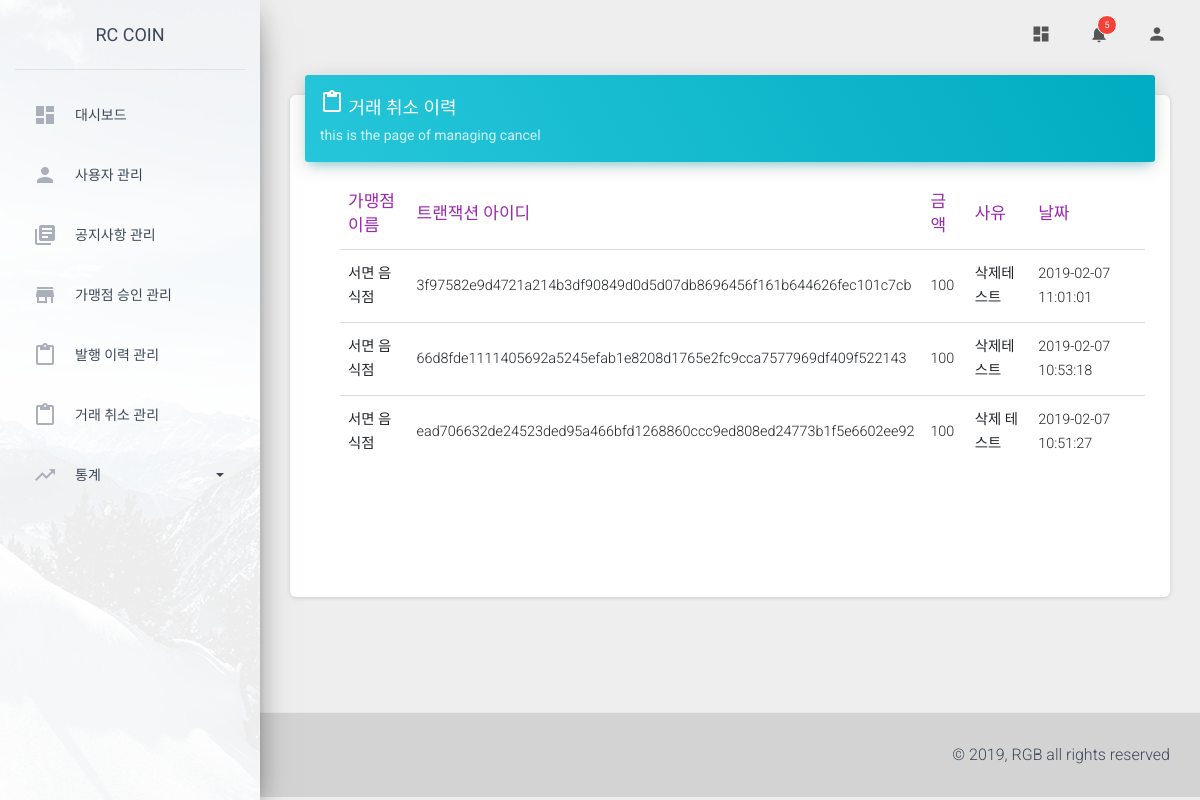
Screenshot of /operate/cancel/ (signed in) with the database file from the repository.
### store/models.py (models this page shows)
@python_2_unicode_compatible
class Store(models.Model):
    name = models.CharField(max_length=100, null=True)
    corporate_number = models.CharField(max_length=12, null=True)
    representative = models.ForeignKey(User, null=True, on_delete=models.CASCADE)
    category = models.ForeignKey(Category, null=True, on_delete=models.CASCADE)
    location = models.ForeignKey(Location, null=True, on_delete=models.CASCADE)
    address = models.CharField(max_length=100, null=True, default='-')
    phone_number = models.CharField(max_length=15, null=True, default='-')
    url = models.CharField(max_length=100, null=True, default='-')
    opening_hour = models.CharField(max_length=2, null=True)
    opening_minute = models.CharField(max_length=2, null=True)
    closing_hour = models.CharField(max_length=2, null=True)
    closing_minute = models.CharField(max_length=2, null=True)
    description = models.TextField(blank=True)
    registered_date = models.DateTimeField(auto_now_add=True, null=True)
    modified_date = models.DateTimeField(auto_now=True)
    status = models.IntegerField(default=1)
    def __str__(self):
        return self.name

### wallet/models.py (models this page shows, shortened)
class Cancellation(models.Model):
    s_id = models.ForeignKey(Store, on_delete=models.CASCADE)
    txHash = models.CharField(max_length=70)
    amount = models.IntegerField(default=0)
    comment = models.TextField(blank=True, null=True)
    removed_date = models.CharField(max_length=20, null=True)

### operate/views.py (the view, shortened to what this page needs)
    def wrapper(*args, **kwargs):
        request = args[0]
        request_url = request.resolver_match.url_name
        key = 'admin_name'
        context = {}
        if key in request.session:
            if bool(request.session['admin_name'] == 'admin_server') & bool(request_url != 'network') & bool(request_url != 'dashboard'):
                return redirect('operate:dashboard')
            elif bool(request.session['admin_name'] == 'admin') & bool(request_url == 'network') & bool(request_url != 'dashboard'):
                return redirect('operate:dashboard')
            else:
                return fn(request)
        else:
            context['main'] = 'main'
            return render(request, 'operate/manage_main.html', {'main': 'main'})

### operate/views.py (called while the page is built, shortened)
def login_required(fn):
    def wrapper(*args, **kwargs):
        request = args[0]
        request_url = request.resolver_match.url_name
        key = 'admin_name'
        context = {}
        if key in request.session:
            if bool(request.session['admin_name'] == 'admin_server') & bool(request_url != 'network') & bool(request_url != 'dashboard'):
                return redirect('operate:dashboard')
            elif bool(request.session['admin_name'] == 'admin') & bool(request_url == 'network') & bool(request_url != 'dashboard'):
                return redirect('operate:dashboard')
            else:
                return fn(request)
        else:
            context['main'] = 'main'
            return render(request, 'operate/manage_main.html', {'main': 'main'})
    return wrapper

@login_required
def cancel(request):
    canceled_data = Cancellation.objects.all().order_by('-removed_date')
    cancel_data = {}
    data_list = []
    for datas in canceled_data:
        data = {}
        data['s_id'] = str(datas.s_id)
        data['txHash'] = datas.txHash
        data['amount'] = datas.amount
        data['comment'] = datas.comment
        data['removed_date'] = datas.removed_date
        data_list.append(data)
    cancel_data['cancel_data'] = data_list
    return render(request, 'operate/manage_cancel.html', (cancel_data))

### operate/templates/operate/manage_cancel.html (shortened to what this page needs)
{% extends './base.html' %}
{% block content %}
<div class="content" style="margin-top: 35px;">
    <div class="container-fluid">
        <div class="row">
        <div class="col-md-12">
            <div class="card">
            <div class="card-header card-header-info">
                <h4 class="card-title "><i class="material-icons">content_paste</i>&nbsp;<strong>거래 취소 이력</strong></h4>
                <p class="card-category">this is the page of managing cancel</p>
            </div>
            <div class="card-body scrollbar scrollbar-primary">
                <div class="table-responsive">
                <table class="table">
                    <thead class=" text-primary">
                        <th>가맹점이름</th>
                        <th>트랜잭션 아이디</th>
                        <th>금액</th>
                        <th>사유</th>
                        <th>날짜</th>
                    </thead>
                    <tbody>
                        {% for data in cancel_data %}
                        <tr class="tag">
                            <td>{{ data.s_id }}</td>
                            <td>{{ data.txHash }}</td>
                            <td>{{ data.amount }}</td>
                            <td>{{ data.comment }}</td>
                            <td>{{ data.removed_date }}</td>
                        </tr>
                        {% endfor %}
                    </tbody>
                </table>
                </div>
            </div>
            </div>
        </div>
        </div>
    </div>
</div>
{% endblock content %}

### operate/templates/operate/base.html (style rules this page uses)
.scrollbar { margin-left: 30px; float: left; height: 400px; width: 96%; background: #fff; overflow-y: scroll; margin-bottom: 35px; }

### rows the page displays
Store: s_id "서면 음식점" "서면 음식점" "서면 음식점"
Cancellation: txHash "3f97582e9d4721a214b3df90849d0d5d07db8696456f161b644626fec101c7cb", comment "삭제테스트", removed_date "2019-02-07 11:01:01"
Cancellation: txHash "66d8fde1111405692a5245efab1e8208d1765e2fc9cca7577969df409f522143", comment "삭제테스트", removed_date "2019-02-07 10:53:18"
Cancellation: txHash "ead706632de24523ded95a466bfd1268860ccc9ed808ed24773b1f5e6602ee92", comment "삭제 테스트", removed_date "2019-02-07 10:51:27"

### other values shown
{{ data.amount }} "100" "100" "100"
